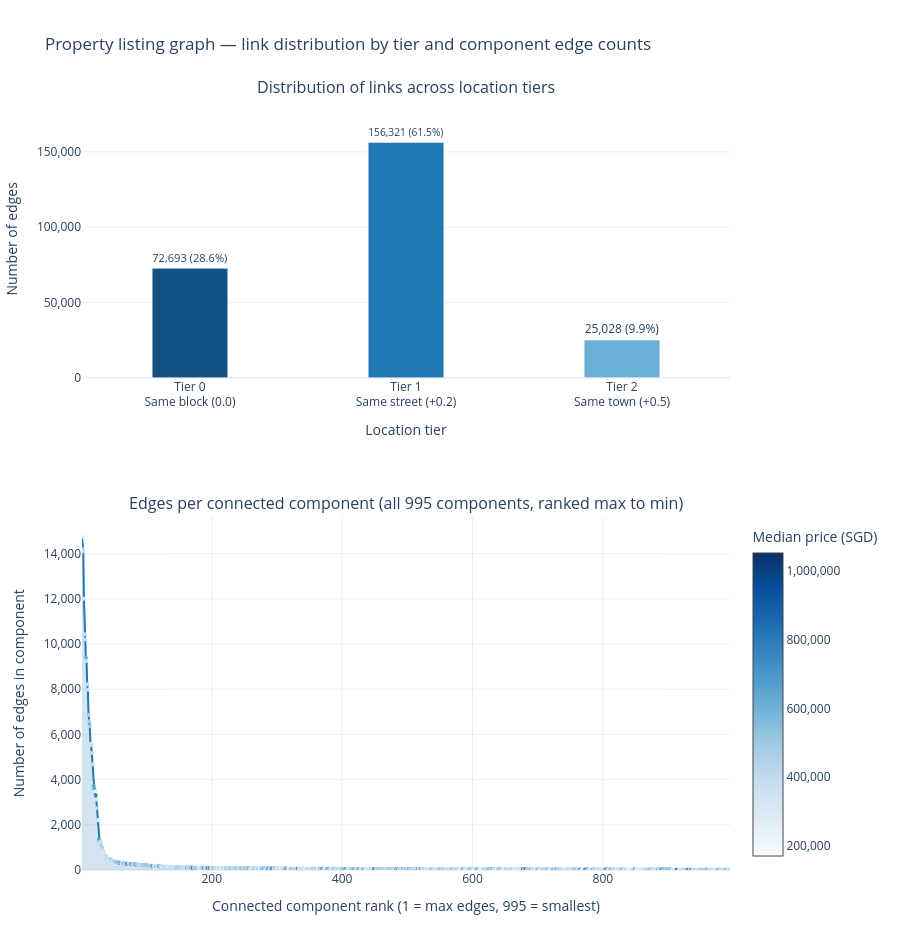

The notebook cell saved with this chart:
### Markdown cell above
### Visualise edge distribution across tiers and component edge sizes

Plot the distribution of links across the three location tiers (`Tier 0: Same block`, `Tier 1: Same street, diff block`, `Tier 2: Same town, diff street`) on the top row, and the number of edges for all connected components ranked from highest to lowest edge count on the bottom row.

**Observation:** Most links connect flats across neighbouring blocks on the same street (`61.5%`, Tier 1) rather than inside the same block (`28.6%`, Tier 0). Because individual blocks only record a small number of sales at the same flat size and floor level over 2017–2020 (~9 sales per block on average), listings often find closer matches in adjacent blocks built in the same batch along the same street, while the remaining `9.9%` (Tier 2) bridge across streets when a flat's size or height is less common locally. In the bottom chart, the steep drop-off shows that HDB comparables are unevenly distributed: a small number of large, uniform estates form wide, highly interconnected neighbourhood markets with thousands of links, while most of the 995 components are small, self-contained pockets, typically isolated blocks or distinct flat types that match only within their immediate building or street.

### Code cell
# Count edges in each location tier and sort all connected components from max edges to smallest.
tier_labels = [
    "Tier 0<br>Same block (0.0)",
    "Tier 1<br>Same street (+0.2)",
    "Tier 2<br>Same town (+0.5)",
]
tier_values = [int(tier_counts[0]), int(tier_counts[1]), int(tier_counts[2])]
tier_shares = [v / total_edges * 100 for v in tier_values]

comps_by_edges = comp_summary.sort_values("edges", ascending=False).reset_index(drop=True)
comps_by_edges["rank"] = np.arange(1, len(comps_by_edges) + 1)

comp_fig = make_subplots(
    rows=2,
    cols=1,
    row_heights=[0.44, 0.56],
    vertical_spacing=0.18,
    subplot_titles=[
        "Distribution of links across location tiers",
        f"Edges per connected component (all {len(comps_by_edges):,} components, ranked max to min)",
    ],
)

# Top row: thinner bars with horizontal x-axis labels so they do not collide with the bottom subplot title.
comp_fig.add_trace(
    go.Bar(
        x=tier_labels,
        y=tier_values,
        width=0.35,
        marker_color=["#125183", "#1f77b4", "#6baed6"],
        text=[f"{v:,} ({s:.1f}%)" for v, s in zip(tier_values, tier_shares)],
        textposition="outside",
        hovertemplate="%{x}<br>Edges: %{y:,}<extra></extra>",
        showlegend=False,
    ),
    row=1,
    col=1,
)

# Bottom row: all connected components ordered from maximum edges to smallest.
comp_fig.add_trace(
    go.Scatter(
        x=comps_by_edges["rank"],
        y=comps_by_edges["edges"],
        mode="lines+markers",
        fill="tozeroy",
        fillcolor="rgba(31,119,180,0.2)",
        line=dict(color="#1f77b4", width=2),
        marker=dict(
            size=4,
            color=comps_by_edges["median_resale_price"],
            colorscale="Blues",
            colorbar=dict(
                title="Median price (SGD)",
                tickformat=",.0f",
                x=1.02,
                y=0.23,
                len=0.45,
            ),
        ),
        customdata=comps_by_edges[[
            "component_id", "town", "listings", "unique_streets",
            "unique_blocks", "dominant_flat_type", "median_resale_price",
        ]],
        hovertemplate=(
            "Rank: #%{x} (Component #%{customdata[0]} — %{customdata[1]})<br>"
            "Edges: %{y:,} | Listings: %{customdata[2]:,}<br>"
            "Streets: %{customdata[3]} | Blocks: %{customdata[4]}<br>"
            "Dominant type: %{customdata[5]}<br>"
            "Median price: SGD %{customdata[6]:,.0f}<extra></extra>"
        ),
        showlegend=False,
    ),
    row=2,
    col=1,
)

comp_fig.update_xaxes(title_text="Location tier", tickangle=0, row=1, col=1)
comp_fig.update_yaxes(title_text="Number of edges", tickformat=",.0f", range=[0, max(tier_values) * 1.18], row=1, col=1)
comp_fig.update_xaxes(title_text="Connected component rank (1 = max edges, 995 = smallest)", tickformat=",.0f", row=2, col=1)
comp_fig.update_yaxes(title_text="Number of edges in component", tickformat=",.0f", row=2, col=1)

comp_fig.update_layout(
    title="Property listing graph — link distribution by tier and component edge counts",
    height=950,
    autosize=True,
    template="plotly_white",
)
comp_fig.show(renderer="plotly_mimetype", config={"responsive": True})

### Figure 1 — Plotly figure (JSON) as saved in the notebook; plotly's stock layout.template omitted (floating-point values rounded to 4 significant figures; data arrays with more than 128 entries replaced by an {"elided": "..."} marker saying what was removed)
{"data": [{"hovertemplate": "%{x}<br>Edges: %{y:,}<extra></extra>", "marker": {"color": ["#125183", "#1f77b4", "#6baed6"]}, "showlegend": false, "text": ["72,693 (28.6%)", "156,321 (61.5%)", "25,028 (9.9%)"], "textposition": "outside", "type": "bar", "width": 0.35, "x": ["Tier 0<br>Same block (0.0)", "Tier 1<br>Same street (+0.2)", "Tier 2<br>Same town (+0.5)"], "xaxis": "x", "y": [72693, 156321, 25028], "yaxis": "y"}, {"customdata": {"elided": "995x7 mixed values"}, "fill": "tozeroy", "fillcolor": "rgba(31,119,180,0.2)", "hovertemplate": "Rank: #%{x} (Component #%{customdata[0]} — %{customdata[1]})<br>Edges: %{y:,} | Listings: %{customdata[2]:,}<br>Streets: %{customdata[3]} | Blocks: %{customdata[4]}<br>Dominant type: %{customdata[5]}<br>Median price: SGD %{customdata[6]:,.0f}<extra></extra>", "line": {"color": "#1f77b4", "width": 2}, "marker": {"color": {"elided": "995 float values"}, "colorbar": {"len": 0.45, "tickformat": ",.0f", "title": {"text": "Median price (SGD)"}, "x": 1.02, "y": 0.23}, "colorscale": [[0, "rgb(247,251,255)"], [0.125, "rgb(222,235,247)"], [0.25, "rgb(198,219,239)"], [0.375, "rgb(158,202,225)"], [0.5, "rgb(107,174,214)"], [0.625, "rgb(66,146,198)"], [0.75, "rgb(33,113,181)"], [0.875, "rgb(8,81,156)"], [1, "rgb(8,48,107)"]], "size": 4}, "mode": "lines+markers", "showlegend": false, "type": "scatter", "x": {"elided": "995 int values"}, "xaxis": "x2", "y": {"elided": "995 int values"}, "yaxis": "y2"}], "layout": {"annotations": [{"font": {"size": 16}, "showarrow": false, "text": "Distribution of links across location tiers", "x": 0.5, "xanchor": "center", "xref": "paper", "y": 1, "yanchor": "bottom", "yref": "paper"}, {"font": {"size": 16}, "showarrow": false, "text": "Edges per connected component (all 995 components, ranked max to min)", "x": 0.5, "xanchor": "center", "xref": "paper", "y": 0.4592, "yanchor": "bottom", "yref": "paper"}], "autosize": true, "height": 950, "title": {"text": "Property listing graph — link distribution by tier and component edge counts"}, "xaxis": {"anchor": "y", "domain": [0, 1], "tickangle": 0, "title": {"text": "Location tier"}}, "xaxis2": {"anchor": "y2", "domain": [0, 1], "tickformat": ",.0f", "title": {"text": "Connected component rank (1 = max edges, 995 = smallest)"}}, "yaxis": {"anchor": "x", "domain": [0.6392, 1], "range": [0, 184500.0], "tickformat": ",.0f", "title": {"text": "Number of edges"}}, "yaxis2": {"anchor": "x2", "domain": [0, 0.4592], "tickformat": ",.0f", "title": {"text": "Number of edges in component"}}}}
